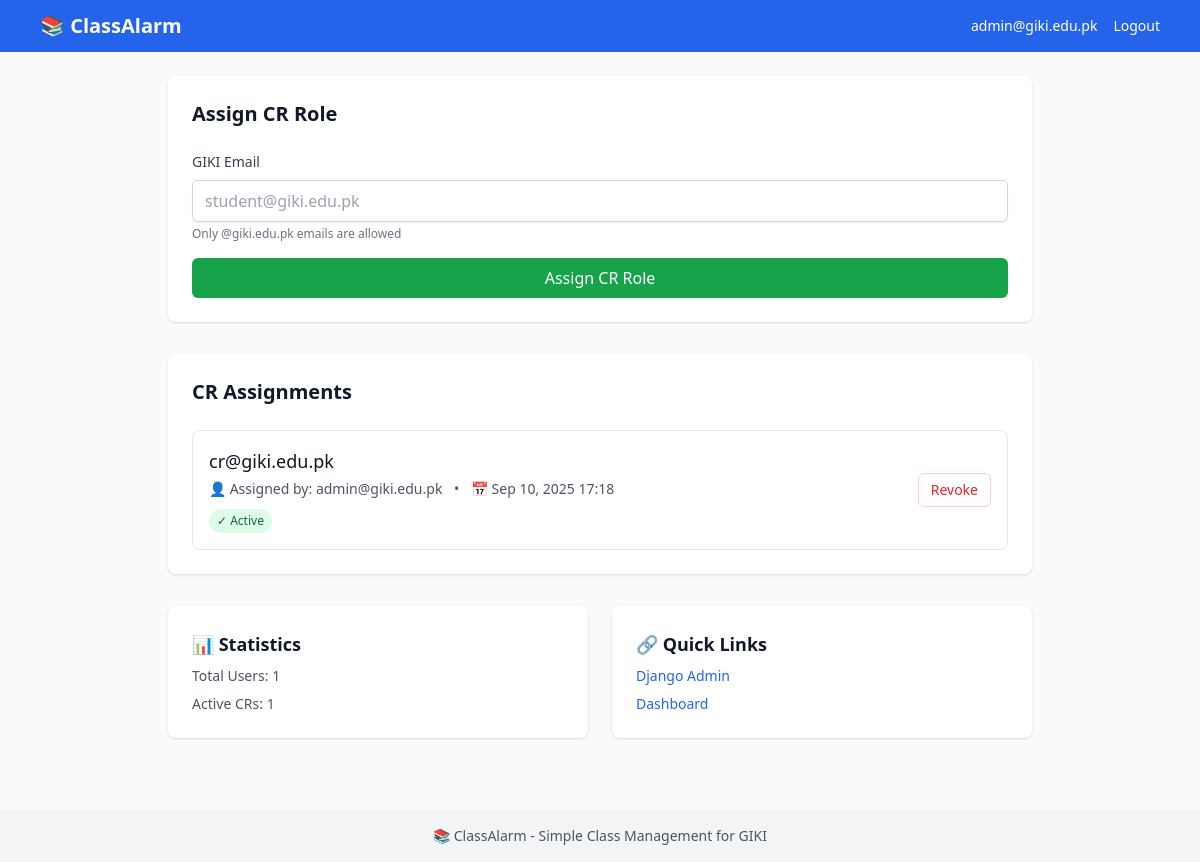
Screenshot of /admin-panel/ (signed in) with the database file from the repository.
### users/models.py (models this page shows, shortened)
class User(AbstractUser):
    ROLE_CHOICES = [
        ('student', 'Student'),
        ('cr', 'Class Representative'),
    ]
    email = models.EmailField(unique=True, validators=[validate_giki_email])
    role = models.CharField(max_length=10, choices=ROLE_CHOICES, default='student')
    created_at = models.DateTimeField(auto_now_add=True)
    updated_at = models.DateTimeField(auto_now=True)
    USERNAME_FIELD = 'email'
    REQUIRED_FIELDS = ['username']
    class Meta:
        db_table = 'users'
        verbose_name = 'User'
        verbose_name_plural = 'Users'

class CRAssignment(models.Model):
    email = models.EmailField(unique=True, validators=[validate_giki_email])
    assigned_by = models.ForeignKey('User', on_delete=models.CASCADE, related_name='assigned_cr_emails')
    assigned_at = models.DateTimeField(auto_now_add=True)
    is_active = models.BooleanField(default=True)
    class Meta:
        db_table = 'cr_assignments'
        verbose_name = 'CR Assignment'
        verbose_name_plural = 'CR Assignments'
        ordering = ['-assigned_at']

### webapp/views.py (the view, shortened to what this page needs)
# urls.py: path('admin-panel/', views.admin_panel_view, name='admin_panel'),
@staff_member_required
def admin_panel_view(request):
    cr_assignments = CRAssignment.objects.all().order_by('-assigned_at')
    context = {
        'cr_assignments': cr_assignments,
    }
    return render(request, 'webapp/admin_panel.html', context)

### templates/webapp/admin_panel.html (shortened to what this page needs)
{% extends 'webapp/base.html' %}
{% block content %}
<div class="space-y-8">
    <div class="bg-white rounded-lg shadow p-6">
        <h2 class="text-xl font-semibold text-gray-900 mb-6">Assign CR Role</h2>
        <form method="post" class="space-y-4">
            <div>
                <label for="email" class="block text-sm font-medium text-gray-700 mb-2">GIKI Email</label>
                <input type="email" id="email" name="email" required
                       placeholder="student@giki.edu.pk"
                       class="w-full px-3 py-2 border border-gray-300 rounded-md shadow-sm focus:outline-none focus:ring-blue-500 focus:border-blue-500">
                <p class="text-xs text-gray-500 mt-1">Only @giki.edu.pk emails are allowed</p>
            </div>
            <button type="submit" class="w-full px-4 py-2 bg-green-600 text-white rounded-md hover:bg-green-700">
                Assign CR Role
            </button>
        </form>
    </div>
    <div class="bg-white rounded-lg shadow p-6">
        <h2 class="text-xl font-semibold text-gray-900 mb-6">CR Assignments</h2>
        {% if cr_assignments %}
            <div class="space-y-3">
                {% for assignment in cr_assignments %}
                    <div class="border border-gray-200 rounded-lg p-4">
                        <div class="flex justify-between items-center">
                            <div class="flex-1">
                                <h3 class="text-lg font-medium text-gray-900">{{ assignment.email }}</h3>
                                <div class="text-sm text-gray-600 mt-1">
                                    <span class="inline-flex items-center">👤 Assigned by: {{ assignment.assigned_by.email }}</span>
                                    <span class="mx-2">•</span>
                                    <span class="inline-flex items-center">📅 {{ assignment.assigned_at|date:"M d, Y H:i" }}</span>
                                </div>
                                <div class="mt-2">
                                    <span class="inline-flex items-center px-2 py-1 rounded-full text-xs font-medium {% if assignment.is_active %}bg-green-100 text-green-800{% else %}bg-red-100 text-red-800{% endif %}">
                                        {% if assignment.is_active %}✓ Active{% else %}✗ Inactive{% endif %}
                                    </span>
                                </div>
                            </div>
                            {% if assignment.is_active %}
                                <form method="post" class="inline">
                                    <button type="submit"
                                            onclick="return confirm('Are you sure you want to revoke CR role from {{ assignment.email }}?')"
                                            class="px-3 py-1.5 text-sm rounded-md border border-red-200 text-red-600 hover:bg-red-50">
                                        Revoke
                                    </button>
                                </form>
                            {% endif %}
                        </div>
                    </div>
                {% endfor %}
            </div>
        {% else %}
            <p class="text-gray-500 text-center py-8">No CR assignments yet.</p>
        {% endif %}
    </div>
    <div class="grid grid-cols-1 md:grid-cols-2 gap-6">
        <div class="bg-white rounded-lg shadow p-6">
            <h3 class="text-lg font-semibold text-gray-900 mb-2">📊 Statistics</h3>
            <div class="space-y-2">
                <p class="text-sm text-gray-600">Total Users: {{ cr_assignments|length }}</p>
                <p class="text-sm text-gray-600">Active CRs: {% for assignment in cr_assignments %}{% if assignment.is_active %}1{% endif %}{% endfor %}</p>
            </div>
        </div>
        <div class="bg-white rounded-lg shadow p-6">
            <h3 class="text-lg font-semibold text-gray-900 mb-2">🔗 Quick Links</h3>
            <div class="space-y-2">
                <a href="{% url 'admin:index' %}" class="block text-sm text-blue-600 hover:text-blue-700">Django Admin</a>
                <a href="{% url 'dashboard' %}" class="block text-sm text-blue-600 hover:text-blue-700">Dashboard</a>
            </div>
        </div>
    </div>
</div>
{% endblock %}

### templates/webapp/base.html (shortened to what this page needs)
<!DOCTYPE html>
<html lang="en">
<head>
    <script src="https://cdn.tailwindcss.com"></script>
</head>
<body class="bg-gray-50">
    <nav class="bg-blue-600 text-white">
        <div class="max-w-6xl mx-auto px-4 py-3">
            <div class="flex justify-between items-center">
                <a href="{% url 'home' %}" class="text-xl font-bold">📚 ClassAlarm</a>
                {% if user.is_authenticated %}
                    <div class="flex items-center gap-4">
                        <span class="text-sm">{{ user.email }}</span>
                        <a href="{% url 'logout' %}" class="text-sm hover:underline">Logout</a>
                    </div>
                {% else %}
                    <div class="flex items-center gap-4">
                        <a href="{% url 'login' %}" class="text-sm hover:underline">Login</a>
                        <a href="{% url 'register' %}" class="text-sm bg-white text-blue-600 px-3 py-1 rounded hover:bg-gray-100">Sign Up</a>
                    </div>
                {% endif %}
            </div>
        </div>
    </nav>
    <main class="max-w-4xl mx-auto px-4 py-6">
        {% block content %}{% endblock %}
    </main>
    <footer class="bg-gray-100 mt-12">
        <div class="max-w-4xl mx-auto px-4 py-4 text-center text-gray-600 text-sm">
            <p>📚 ClassAlarm - Simple Class Management for GIKI</p>
        </div>
    </footer>
</body>
</html>

### rows the page displays
User: email "admin@giki.edu.pk"
CRAssignment: email "cr@giki.edu.pk", assigned_by.email "admin@giki.edu.pk", assigned_at "Sep 10, 2025 17:18", is_active "✓ Active"

### other values shown
{{ cr_assignments|length }} "1"
